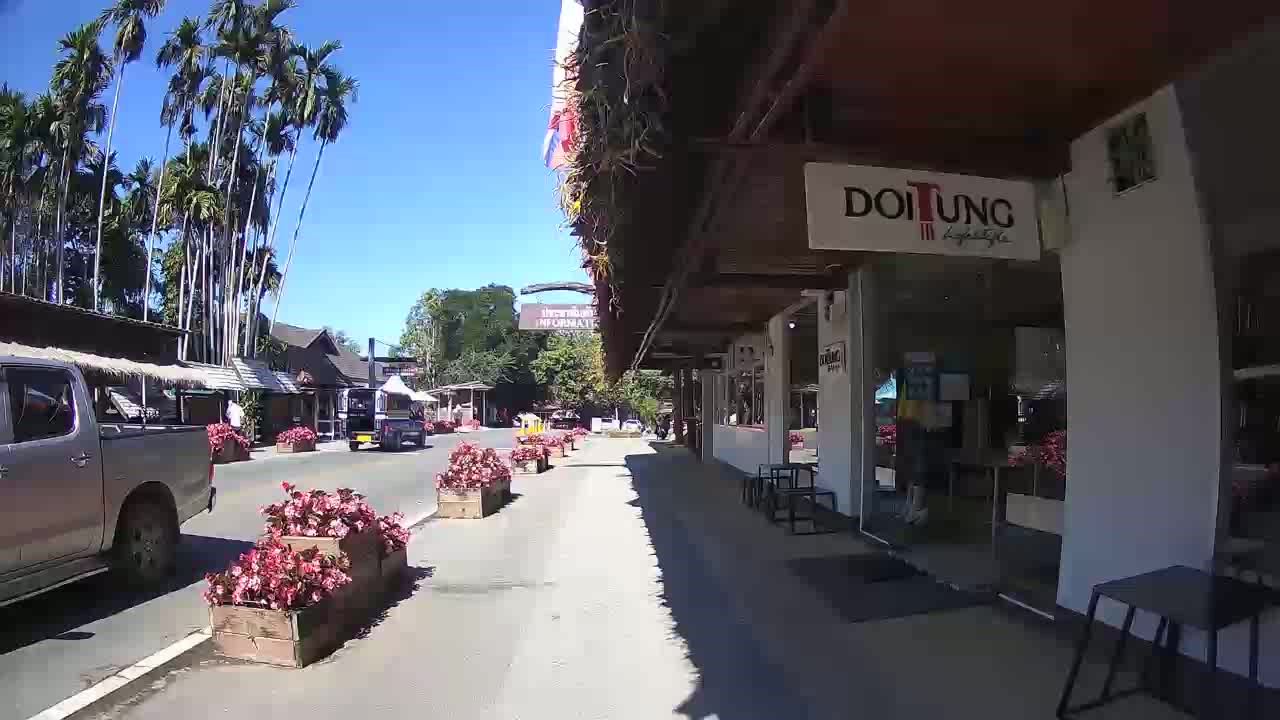
#> input picture predict_test/gggg_Moment.jpg, 1280 x 720 px
$ python transform.py
#> lines starting #> are read from the running program, lines starting #| are printed output that depends on the picture
import numpy as np
import matplotlib.pyplot as plt
from skimage.io import imread, imshow
from skimage import transform
from skimage.transform import resize
import cv2 as cv2

palawan = imread('gggg_Moment.jpg')
#> palawan is the input picture: shape (720, 1280, 3); mean R, G, B 89.9, 91.7, 101.2
#image_resized = resize(palawan, (palawan.shape[0] // 4, palawan.shape[1] // 4),
                       #anti_aliasing=True)
imshow(palawan);
area_of_interest = [(955-200, 115-50),
                    (380+100, 115-50),
                    (96, 295),
                    (1185, 295)]
area_of_projection = [(1185, 15),
                      (46+50, 15),
                      (46+50, 295),
                      (1185, 295)]

def cropped_frame(input):
    w = -300
    crop_frame = input[w:,:]
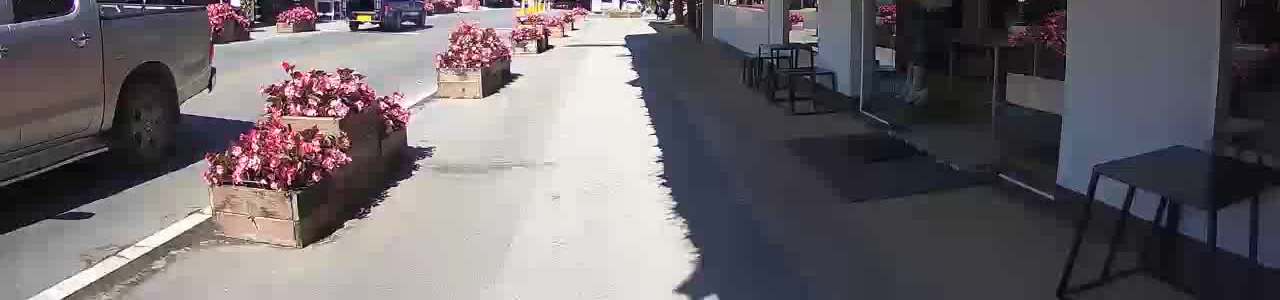
#> crop_frame: shape (300, 1280, 3); mean R, G, B 107.5, 102.5, 106.9
    return crop_frame

def project_planes(image, src, dst):
    x_src = [val[0] for val in src] + [src[0][0]]
    y_src = [val[1] for val in src] + [src[0][1]]
    x_dst = [val[0] for val in dst] + [dst[0][0]]
    y_dst = [val[1] for val in dst] + [dst[0][1]]

    fig, ax = plt.subplots(1,2, figsize=(13,6))

    new_image = image.copy()
    #print(new_image.shape)
    #new_image = np.zeros((500, 1280,3))
    projection = np.zeros_like(new_image)
    ax[0].imshow(new_image);
    ax[0].plot(x_src, y_src, 'r--')
    ax[0].set_title('Area of Interest')
    ax[1].imshow(projection)
    ax[1].plot(x_dst, y_dst, 'r--')
    ax[1].set_title('Area of Projection')
palawan = cropped_frame(palawan)
project_planes(palawan, area_of_interest, area_of_projection)


def project_transform(image, src, dst):
    x_dst = [val[0] for val in dst] + [dst[0][0]]
    y_dst = [val[1] for val in dst] + [dst[0][1]]

    tform = transform.estimate_transform('projective',
                                         np.array(src),
                                         np.array(dst))
    transformed = transform.warp(image, tform.inverse)
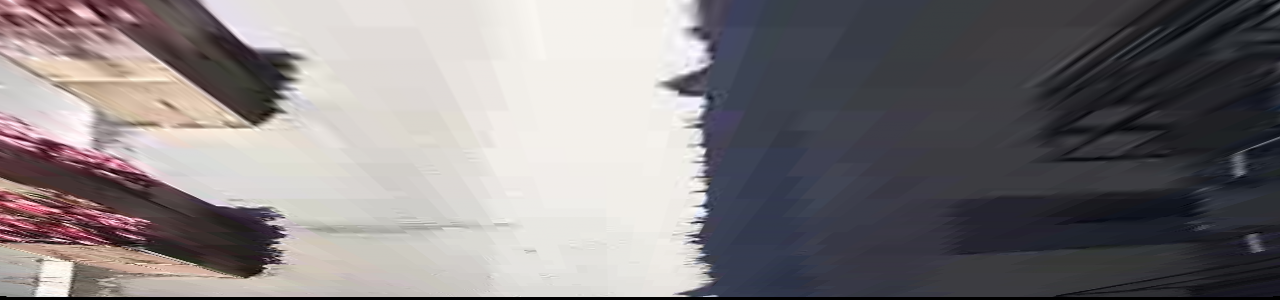
#> transformed: shape (300, 1280, 3) float64; mean R, G, B 0.509, 0.491, 0.498
    #print(transformed.shape)
    plt.figure(figsize=(6,6))
    image_resized = resize(transformed, (transformed.shape[0]+200 , transformed.shape[1]),
                       anti_aliasing=True)
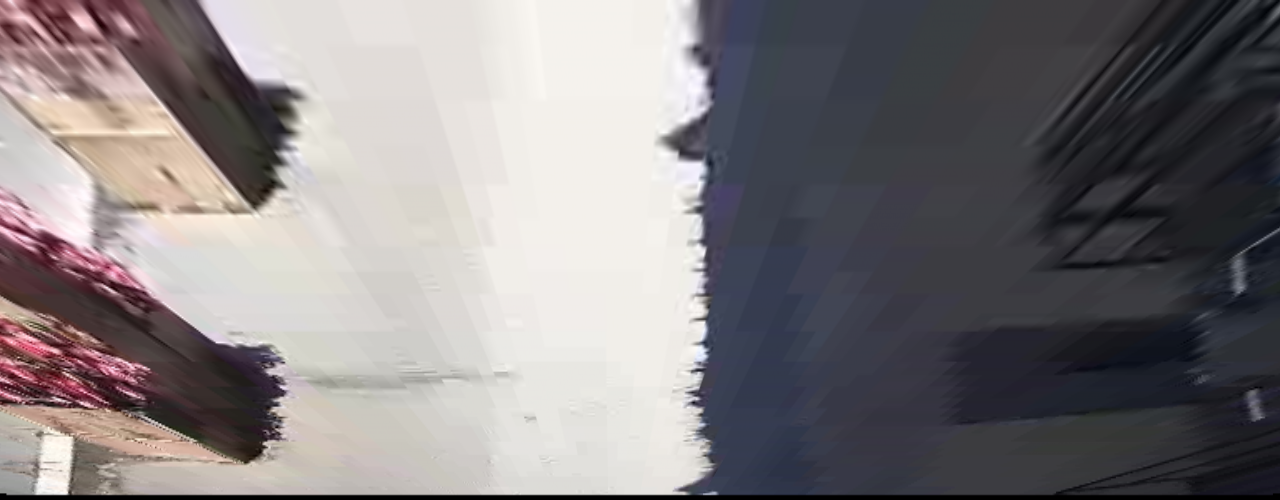
#> image_resized: shape (500, 1280, 3) float64; mean R, G, B 0.509, 0.491, 0.498
    #plt.imshow(transformed)
    plt.imshow(image_resized)
    plt.plot(x_dst, y_dst, 'r--')
    plt.show()
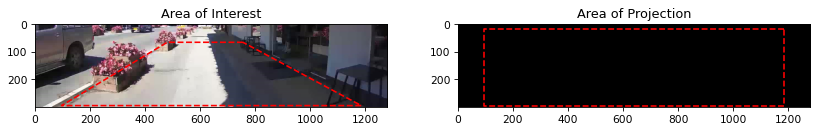
#> figure drawn by matplotlib, 2 panels
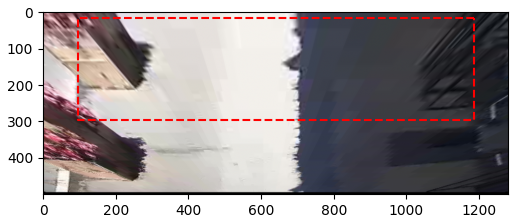
#> figure drawn by matplotlib, 1 panel
project_transform(palawan, area_of_interest, area_of_projection)
